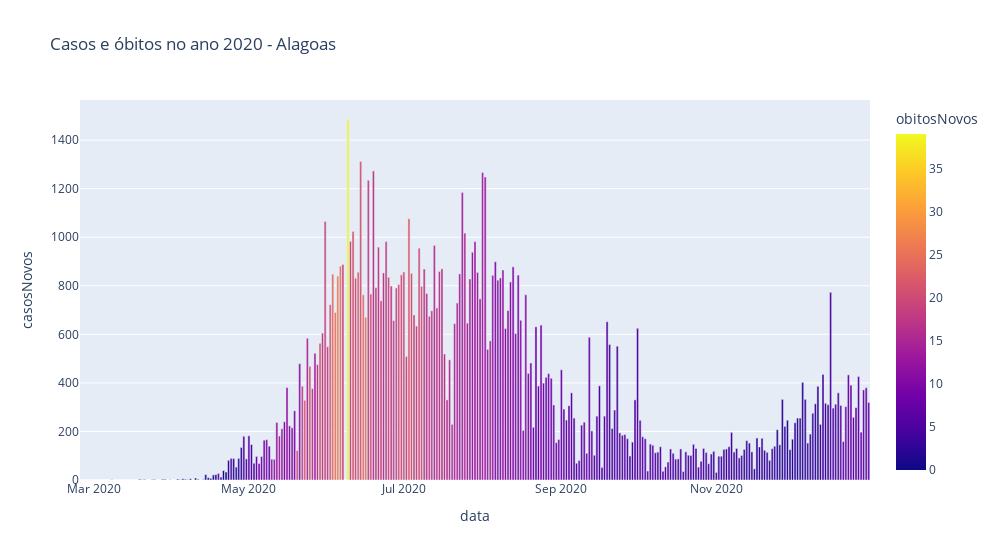

Notebook code for this chart:
### Markdown cell above
#### Gráfico do número de casos e óbitos do estado em 2020

### Code cell
b2020_al = b2020.loc[b2020['estado']=='AL']

fig_al = xp.bar(
    b2020_al, 
    x='data', 
    y='casosNovos', 
    width=1000, 
    color='obitosNovos',
    color_discrete_sequence ='inferno',
    title='Casos e óbitos no ano 2020 - Alagoas')

fig_al.show()

### Figure 1 — Plotly figure (JSON) as saved in the notebook; plotly's stock layout.template omitted (floating-point values rounded to 4 significant figures; data arrays with more than 128 entries replaced by an {"elided": "..."} marker saying what was removed)
{"data": [{"alignmentgroup": "True", "hovertemplate": "data=%{x}<br>casosNovos=%{y}<br>obitosNovos=%{marker.color}<extra></extra>", "legendgroup": "", "marker": {"color": {"elided": "311 int values"}, "coloraxis": "coloraxis", "pattern": {"shape": ""}}, "name": "", "offsetgroup": "", "orientation": "v", "showlegend": false, "textposition": "auto", "type": "bar", "x": {"elided": "311 str values"}, "xaxis": "x", "y": {"elided": "311 int values"}, "yaxis": "y"}], "layout": {"barmode": "relative", "coloraxis": {"colorbar": {"title": {"text": "obitosNovos"}}, "colorscale": [[0, "#0d0887"], [0.1111, "#46039f"], [0.2222, "#7201a8"], [0.3333, "#9c179e"], [0.4444, "#bd3786"], [0.5556, "#d8576b"], [0.6667, "#ed7953"], [0.7778, "#fb9f3a"], [0.8889, "#fdca26"], [1, "#f0f921"]]}, "legend": {"tracegroupgap": 0}, "title": {"text": "Casos e óbitos no ano 2020 - Alagoas"}, "width": 1000, "xaxis": {"anchor": "y", "domain": [0, 1], "title": {"text": "data"}}, "yaxis": {"anchor": "x", "domain": [0, 1], "title": {"text": "casosNovos"}}}}
